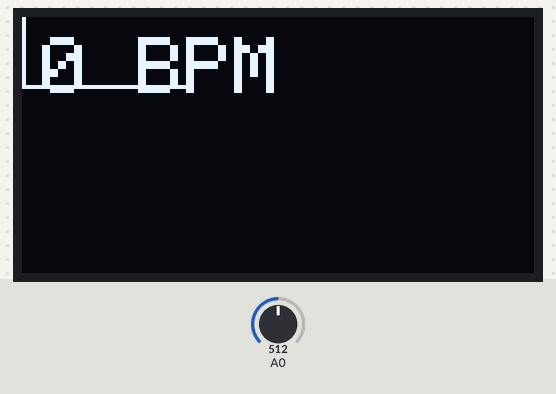
Bench run of a sketch on a simulated Arduino Uno, built with avr-gcc and run on an emulated ATmega328P. Parts: 128×64 one-colour display. The test bench sets the inputs (shaded band); at power-on: A0 = 512. What the sketch prints to the serial monitor is not drawn.

Above: at 1.2 s.
1.3 s: A0 set to 306
At 2.8 s:
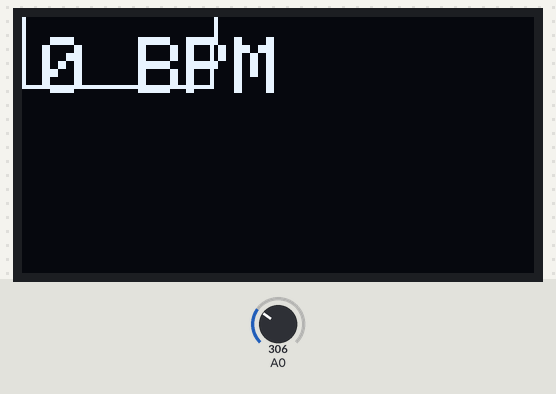
4.3 s: A0 set to 510
At 4.74 s:
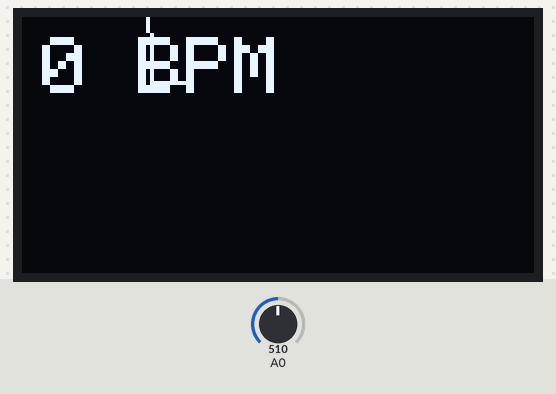
5.8 s: A0 set to 490
At 6.26 s:
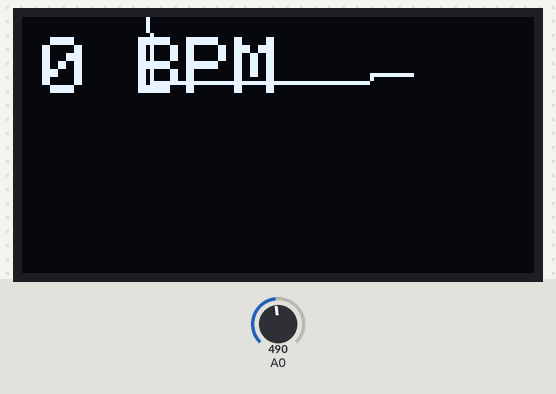
Timing chart, 0 to 8.8 s (numbered marks = the images above; inputs shaded):
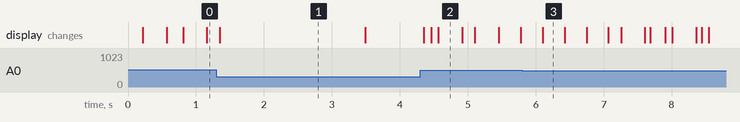

Measured:
- after the input at 4.3 s, the display: first changes after 0.05 s (image 2 shows a later state)
- what the display in image 1 shows lasts 2.2 s, from 1.3 s to 3.5 s

The sketch:

oled_heard.ino
```cpp
#include <Adafruit_SSD1306.h>

#define OLED_Address 0x3C
Adafruit_SSD1306 oled(1);

int x=0;
int lastx=0;
int lasty=0;
int LastTime=0;
bool BPMTiming=false;
bool BeatComplete=false;
int BPM=0;

#define UpperThreshold 550
#define LowerThreshold 500

void setup() {
  oled.begin(SSD1306_SWITCHCAPVCC, OLED_Address);
  oled.clearDisplay();
  Serial.begin(9600);
  oled.setTextSize(2);
}


void loop()
{
  if(x>127)
  {
    oled.clearDisplay();
    x=0;
    lastx=x;
  }

  int value=analogRead(0);
  oled.setTextColor(WHITE);
  Serial.println(value/8);
  int y=(value/8)-63+16 ;
  oled.writeLine(lastx,lasty,x,y,WHITE);
   // oled.writeLine(0,0,128,64,WHITE);
  lasty=y;
  lastx=x;
  // calc bpm

  if(value>UpperThreshold)
  {
    if(BeatComplete)
    {
      BPM=millis()-LastTime;
      BPM=int(60/(float(BPM)/1000));
      BPMTiming=false;
      BeatComplete=false;
    }
    if(BPMTiming==false)
    {
      LastTime=millis();
      BPMTiming=true;
    }
  }
  if((value<LowerThreshold)&(BPMTiming))
    BeatComplete=true;
    // display bpm
//  oled.writeFillRect(0,50,128,16,BLACK);
  oled.setCursor(5,5);
  oled.print(BPM);
  oled.print(" BPM");
  oled.display();
  x++;
}
```
